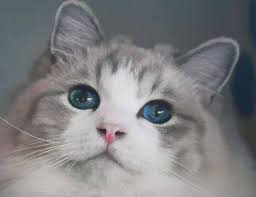
#> input picture cat.jpg, 256 x 197 px
$ python test11.py
#> lines starting #> are read from the running program, lines starting #| are printed output that depends on the picture; after the words box and inside, x2 and y2 are one past the last pixel; in counts of white or black regions, pixels touching at a corner belong together
import cv2
import numpy as np

img = cv2.imread('cat.jpg', cv2.IMREAD_GRAYSCALE)
#> img: shape (197, 256); min 30, max 226, mean 126.7

#If pixel value >127, 255  value<127, 0
#If pixel value>threshold_value  value, pixel value<threshold_value  0
ret, th1 = cv2.threshold(img, 127, 255, cv2.THRESH_BINARY)
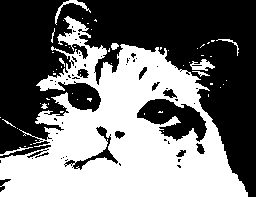
#> th1: shape (197, 256); 45.6% white; 57 white regions (46 under 20 px), largest, box (x1, y1, x2, y2) and area: (0, 16, 248, 197) 22278, (190, 59, 215, 71) 157, (55, 0, 91, 25) 151
#If pixel value > 127  0, or 255
ret, th2 = cv2.threshold(img, 127, 255, cv2.THRESH_BINARY_INV)
#If pixel value > 127  127, or pixel value
ret, th3 = cv2.threshold(img, 127, 255, cv2.THRESH_TRUNC)
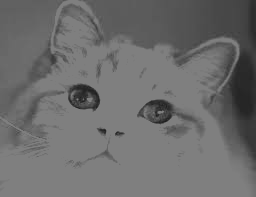
#> th3: shape (197, 256); min 30, max 127, mean 108.8
#If pixel value > 127  pixel value, or 0
ret, th4 = cv2.threshold(img, 127, 255, cv2.THRESH_TOZERO)
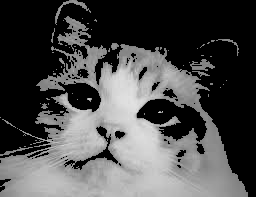
#> th4: shape (197, 256); min 0, max 226, mean 75.9
#If pixel value > 127  0, or pixel value
ret, th5 = cv2.threshold(img, 127, 255, cv2.THRESH_TOZERO_INV)
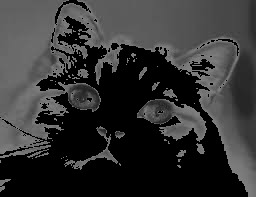
#> th5: shape (197, 256); min 0, max 127, mean 50.8

cv2.imshow('ㄱㅣㅈㅗㄴ', img)
cv2.imshow('Binary', th1)
cv2.imshow('Binary_INV', th2)
cv2.imshow('TRUNC', th3)
cv2.imshow('TOZERO', th4)
cv2.imshow('TOZERO_INV', th5)

cv2.waitKey()
#> (the run stopped early here; a loop or call above may not have finished)
